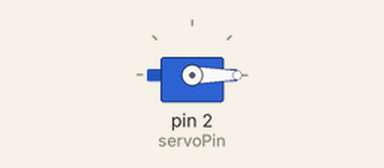
A sketch run on a simulated Arduino Uno, built with avr-gcc and run on an emulated ATmega328P. On the bench: servo.

Above: at 0.05 s.
Timing chart, 0 to 4.6 s (numbered marks = the images above):
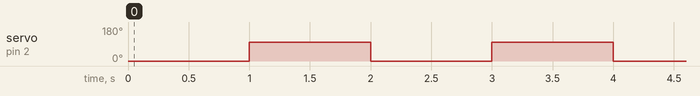

The sketch:

servo.ino
```cpp
#include <Servo.h>

Servo myServoMotor;
int servoPin = 2;

void setup() {
  // put your setup code here, to run once:
  myServoMotor.attach(servoPin); //this is the equivalent of pinMode

  myServoMotor.write(90); //this is how we set the angle of the servo in degrees angles between 0 and 180
}

void loop() {
  // put your main code here, to run repeatedly:

  myServoMotor.write(0);

  delay(1000);

  myServoMotor.write(100);

  delay(1000);

}
```

Measured:
- by itself, servo on pin 2 (servoPin): alternates 100° for 1.0 s and 0° for 1.0 s
